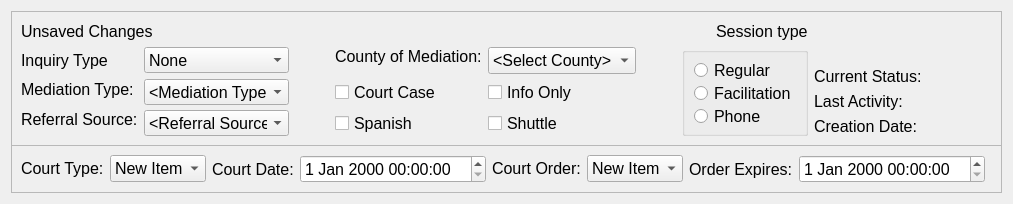
<?xml version="1.0" encoding="UTF-8"?>
<ui version="4.0">
 <class>MediationProcessStatusForm</class>
 <widget class="QWidget" name="MediationProcessStatusForm">
  <property name="geometry">
   <rect>
    <x>0</x>
    <y>0</y>
    <width>1013</width>
    <height>204</height>
   </rect>
  </property>
  <property name="sizePolicy">
   <sizepolicy hsizetype="Preferred" vsizetype="Preferred">
    <horstretch>0</horstretch>
    <verstretch>0</verstretch>
   </sizepolicy>
  </property>
  <property name="minimumSize">
   <size>
    <width>0</width>
    <height>150</height>
   </size>
  </property>
  <property name="maximumSize">
   <size>
    <width>16777215</width>
    <height>208</height>
   </size>
  </property>
  <property name="font">
   <font>
    <pointsize>12</pointsize>
   </font>
  </property>
  <property name="windowTitle">
   <string>Form</string>
  </property>
  <layout class="QVBoxLayout" name="verticalLayout_3">
   <item>
    <widget class="QFrame" name="summaryFrame">
     <property name="sizePolicy">
      <sizepolicy hsizetype="Preferred" vsizetype="Fixed">
       <horstretch>0</horstretch>
       <verstretch>0</verstretch>
      </sizepolicy>
     </property>
     <property name="minimumSize">
      <size>
       <width>0</width>
       <height>135</height>
      </size>
     </property>
     <property name="maximumSize">
      <size>
       <width>16777215</width>
       <height>135</height>
      </size>
     </property>
     <property name="frameShape">
      <enum>QFrame::StyledPanel</enum>
     </property>
     <property name="frameShadow">
      <enum>QFrame::Raised</enum>
     </property>
     <layout class="QHBoxLayout" name="horizontalLayout_2">
      <item>
       <layout class="QVBoxLayout" name="verticalLayout">
        <item>
         <layout class="QHBoxLayout" name="horizontalLayout_4">
          <item>
           <widget class="QLabel" name="saveStatusLabel">
            <property name="sizePolicy">
             <sizepolicy hsizetype="Preferred" vsizetype="Fixed">
              <horstretch>0</horstretch>
              <verstretch>0</verstretch>
             </sizepolicy>
            </property>
            <property name="maximumSize">
             <size>
              <width>16777215</width>
              <height>49</height>
             </size>
            </property>
            <property name="text">
             <string>Unsaved Changes</string>
            </property>
            <property name="wordWrap">
             <bool>true</bool>
            </property>
           </widget>
          </item>
          <item>
           <spacer name="horizontalSpacer_2">
            <property name="orientation">
             <enum>Qt::Horizontal</enum>
            </property>
            <property name="sizeHint" stdset="0">
             <size>
              <width>40</width>
              <height>20</height>
             </size>
            </property>
           </spacer>
          </item>
          <item>
           <widget class="QLabel" name="label_2">
            <property name="text">
             <string>Session type</string>
            </property>
           </widget>
          </item>
         </layout>
        </item>
        <item>
         <layout class="QHBoxLayout" name="horizontalLayout_3">
          <item>
           <layout class="QFormLayout" name="inquiryLayout">
            <property name="fieldGrowthPolicy">
             <enum>QFormLayout::AllNonFixedFieldsGrow</enum>
            </property>
            <item row="0" column="0">
             <widget class="QLabel" name="label">
              <property name="text">
               <string>Inquiry Type</string>
              </property>
             </widget>
            </item>
            <item row="0" column="1">
             <widget class="QComboBox" name="inquiryTypeComboBox">
              <item>
               <property name="text">
                <string>None</string>
               </property>
              </item>
              <item>
               <property name="text">
                <string>Phone</string>
               </property>
              </item>
              <item>
               <property name="text">
                <string>New Item</string>
               </property>
              </item>
              <item>
               <property name="text">
                <string>New Item</string>
               </property>
              </item>
              <item>
               <property name="text">
                <string>New Item</string>
               </property>
              </item>
             </widget>
            </item>
            <item row="1" column="0">
             <widget class="QLabel" name="_conflictLabel">
              <property name="sizePolicy">
               <sizepolicy hsizetype="Preferred" vsizetype="Fixed">
                <horstretch>0</horstretch>
                <verstretch>0</verstretch>
               </sizepolicy>
              </property>
              <property name="minimumSize">
               <size>
                <width>0</width>
                <height>20</height>
               </size>
              </property>
              <property name="font">
               <font>
                <pointsize>12</pointsize>
               </font>
              </property>
              <property name="text">
               <string>Mediation Type:</string>
              </property>
             </widget>
            </item>
            <item row="1" column="1">
             <widget class="QComboBox" name="conflictComboBox">
              <property name="sizePolicy">
               <sizepolicy hsizetype="MinimumExpanding" vsizetype="Fixed">
                <horstretch>0</horstretch>
                <verstretch>0</verstretch>
               </sizepolicy>
              </property>
              <property name="minimumSize">
               <size>
                <width>0</width>
                <height>26</height>
               </size>
              </property>
              <property name="maximumSize">
               <size>
                <width>145</width>
                <height>16777215</height>
               </size>
              </property>
              <property name="font">
               <font>
                <pointsize>12</pointsize>
               </font>
              </property>
              <item>
               <property name="text">
                <string>&lt;Mediation Type&gt;</string>
               </property>
              </item>
              <item>
               <property name="text">
                <string>Consumer/Merchant</string>
               </property>
              </item>
              <item>
               <property name="text">
                <string>Family</string>
               </property>
              </item>
              <item>
               <property name="text">
                <string>Neighborhood</string>
               </property>
              </item>
              <item>
               <property name="text">
                <string>Parenting Plan</string>
               </property>
              </item>
              <item>
               <property name="text">
                <string>Property/Business</string>
               </property>
              </item>
              <item>
               <property name="text">
                <string>Parent/Teen</string>
               </property>
              </item>
              <item>
               <property name="text">
                <string>Small Claims</string>
               </property>
              </item>
              <item>
               <property name="text">
                <string>Tenant/Landlord</string>
               </property>
              </item>
              <item>
               <property name="text">
                <string>Victim/Offender</string>
               </property>
              </item>
              <item>
               <property name="text">
                <string>Workplace</string>
               </property>
              </item>
              <item>
               <property name="text">
                <string>Other</string>
               </property>
              </item>
             </widget>
            </item>
            <item row="2" column="0">
             <widget class="QLabel" name="_referralLabel">
              <property name="sizePolicy">
               <sizepolicy hsizetype="Preferred" vsizetype="Fixed">
                <horstretch>0</horstretch>
                <verstretch>0</verstretch>
               </sizepolicy>
              </property>
              <property name="font">
               <font>
                <pointsize>12</pointsize>
               </font>
              </property>
              <property name="text">
               <string>Referral Source:</string>
              </property>
             </widget>
            </item>
            <item row="2" column="1">
             <widget class="QComboBox" name="referralComboBox">
              <property name="sizePolicy">
               <sizepolicy hsizetype="MinimumExpanding" vsizetype="Fixed">
                <horstretch>0</horstretch>
                <verstretch>0</verstretch>
               </sizepolicy>
              </property>
              <property name="maximumSize">
               <size>
                <width>145</width>
                <height>16777215</height>
               </size>
              </property>
              <property name="font">
               <font>
                <pointsize>12</pointsize>
               </font>
              </property>
              <item>
               <property name="text">
                <string>&lt;Referral Source&gt;</string>
               </property>
              </item>
              <item>
               <property name="text">
                <string>Family/Friend</string>
               </property>
              </item>
              <item>
               <property name="text">
                <string>Attorney</string>
               </property>
              </item>
              <item>
               <property name="text">
                <string>Legal Services</string>
               </property>
              </item>
              <item>
               <property name="text">
                <string>Return Client</string>
               </property>
              </item>
              <item>
               <property name="text">
                <string>Private Agency</string>
               </property>
              </item>
              <item>
               <property name="text">
                <string>Courts</string>
               </property>
              </item>
              <item>
               <property name="text">
                <string>Court Solicited</string>
               </property>
              </item>
              <item>
               <property name="text">
                <string>Law Enforcement</string>
               </property>
              </item>
              <item>
               <property name="text">
                <string>DCFS JJC Govt Agency</string>
               </property>
              </item>
              <item>
               <property name="text">
                <string>Attorney Generals Office</string>
               </property>
              </item>
              <item>
               <property name="text">
                <string>Presentation Training</string>
               </property>
              </item>
              <item>
               <property name="text">
                <string>Advertising</string>
               </property>
              </item>
              <item>
               <property name="text">
                <string>Phonebook</string>
               </property>
              </item>
              <item>
               <property name="text">
                <string>Internet</string>
               </property>
              </item>
              <item>
               <property name="text">
                <string>Other/None</string>
               </property>
              </item>
             </widget>
            </item>
           </layout>
          </item>
          <item>
           <spacer name="horizontalSpacer_4">
            <property name="orientation">
             <enum>Qt::Horizontal</enum>
            </property>
            <property name="sizeHint" stdset="0">
             <size>
              <width>40</width>
              <height>20</height>
             </size>
            </property>
           </spacer>
          </item>
          <item>
           <layout class="QFormLayout" name="formLayoutCol1">
            <property name="sizeConstraint">
             <enum>QLayout::SetNoConstraint</enum>
            </property>
            <property name="fieldGrowthPolicy">
             <enum>QFormLayout::FieldsStayAtSizeHint</enum>
            </property>
            <item row="0" column="0">
             <widget class="QLabel" name="_countyLabel">
              <property name="sizePolicy">
               <sizepolicy hsizetype="Preferred" vsizetype="Fixed">
                <horstretch>0</horstretch>
                <verstretch>0</verstretch>
               </sizepolicy>
              </property>
              <property name="font">
               <font>
                <pointsize>12</pointsize>
               </font>
              </property>
              <property name="text">
               <string>County of Mediation:</string>
              </property>
             </widget>
            </item>
            <item row="0" column="1">
             <widget class="QComboBox" name="countyComboBox">
              <property name="maximumSize">
               <size>
                <width>165</width>
                <height>16777215</height>
               </size>
              </property>
              <property name="font">
               <font>
                <pointsize>12</pointsize>
               </font>
              </property>
              <item>
               <property name="text">
                <string>&lt;Select County&gt;</string>
               </property>
              </item>
              <item>
               <property name="text">
                <string>New Item</string>
               </property>
              </item>
              <item>
               <property name="text">
                <string>Franklin</string>
               </property>
              </item>
              <item>
               <property name="text">
                <string>Benton</string>
               </property>
              </item>
              <item>
               <property name="text">
                <string>Grant</string>
               </property>
              </item>
              <item>
               <property name="text">
                <string>Adams</string>
               </property>
              </item>
              <item>
               <property name="text">
                <string>Other</string>
               </property>
              </item>
             </widget>
            </item>
            <item row="1" column="0">
             <widget class="QCheckBox" name="courtCheckBox">
              <property name="text">
               <string>Court Case</string>
              </property>
             </widget>
            </item>
            <item row="1" column="1">
             <widget class="QCheckBox" name="infoOnlyCheckBox">
              <property name="text">
               <string>Info Only</string>
              </property>
             </widget>
            </item>
            <item row="2" column="0">
             <widget class="QCheckBox" name="spanishCheckBox">
              <property name="text">
               <string>Spanish</string>
              </property>
             </widget>
            </item>
            <item row="2" column="1">
             <widget class="QCheckBox" name="shuttleCheckBox">
              <property name="text">
               <string>Shuttle</string>
              </property>
             </widget>
            </item>
           </layout>
          </item>
          <item>
           <spacer name="horizontalSpacer_5">
            <property name="orientation">
             <enum>Qt::Horizontal</enum>
            </property>
            <property name="sizeHint" stdset="0">
             <size>
              <width>40</width>
              <height>20</height>
             </size>
            </property>
           </spacer>
          </item>
          <item>
           <widget class="QGroupBox" name="groupBox">
            <property name="title">
             <string/>
            </property>
            <layout class="QVBoxLayout" name="verticalLayout_2">
             <item>
              <widget class="QRadioButton" name="regularRadioButton">
               <property name="text">
                <string>Regular</string>
               </property>
              </widget>
             </item>
             <item>
              <widget class="QRadioButton" name="facilitationRadioButton">
               <property name="text">
                <string>Facilitation</string>
               </property>
              </widget>
             </item>
             <item>
              <widget class="QRadioButton" name="phoneRadioButton">
               <property name="text">
                <string>Phone</string>
               </property>
              </widget>
             </item>
            </layout>
           </widget>
          </item>
         </layout>
        </item>
       </layout>
      </item>
      <item>
       <layout class="QFormLayout" name="formLayout_2">
        <item row="3" column="1">
         <widget class="QLabel" name="lastActivityDisplayLabel">
          <property name="sizePolicy">
           <sizepolicy hsizetype="Preferred" vsizetype="Fixed">
            <horstretch>0</horstretch>
            <verstretch>0</verstretch>
           </sizepolicy>
          </property>
          <property name="font">
           <font>
            <pointsize>12</pointsize>
           </font>
          </property>
          <property name="text">
           <string>&lt;date&gt;</string>
          </property>
         </widget>
        </item>
        <item row="3" column="0">
         <widget class="QLabel" name="lastActivityLabel">
          <property name="sizePolicy">
           <sizepolicy hsizetype="Preferred" vsizetype="Fixed">
            <horstretch>0</horstretch>
            <verstretch>0</verstretch>
           </sizepolicy>
          </property>
          <property name="font">
           <font>
            <pointsize>12</pointsize>
           </font>
          </property>
          <property name="text">
           <string>Last Activity:</string>
          </property>
         </widget>
        </item>
        <item row="4" column="0">
         <widget class="QLabel" name="_creationLabel">
          <property name="sizePolicy">
           <sizepolicy hsizetype="Preferred" vsizetype="Fixed">
            <horstretch>0</horstretch>
            <verstretch>0</verstretch>
           </sizepolicy>
          </property>
          <property name="font">
           <font>
            <pointsize>12</pointsize>
           </font>
          </property>
          <property name="text">
           <string>Creation Date:</string>
          </property>
         </widget>
        </item>
        <item row="4" column="1">
         <widget class="QLabel" name="createdDateLabel">
          <property name="sizePolicy">
           <sizepolicy hsizetype="Preferred" vsizetype="Fixed">
            <horstretch>0</horstretch>
            <verstretch>0</verstretch>
           </sizepolicy>
          </property>
          <property name="font">
           <font>
            <pointsize>12</pointsize>
           </font>
          </property>
          <property name="text">
           <string>&lt;date&gt;</string>
          </property>
         </widget>
        </item>
        <item row="2" column="0" colspan="2">
         <widget class="QLabel" name="currentStatusLabel">
          <property name="sizePolicy">
           <sizepolicy hsizetype="Preferred" vsizetype="Fixed">
            <horstretch>0</horstretch>
            <verstretch>0</verstretch>
           </sizepolicy>
          </property>
          <property name="font">
           <font>
            <pointsize>12</pointsize>
           </font>
          </property>
          <property name="text">
           <string>Current Status:</string>
          </property>
         </widget>
        </item>
        <item row="1" column="0">
         <spacer name="verticalSpacer">
          <property name="orientation">
           <enum>Qt::Vertical</enum>
          </property>
          <property name="sizeHint" stdset="0">
           <size>
            <width>20</width>
            <height>40</height>
           </size>
          </property>
         </spacer>
        </item>
       </layout>
      </item>
      <item>
       <spacer name="horizontalSpacer">
        <property name="orientation">
         <enum>Qt::Horizontal</enum>
        </property>
        <property name="sizeHint" stdset="0">
         <size>
          <width>36</width>
          <height>20</height>
         </size>
        </property>
       </spacer>
      </item>
     </layout>
    </widget>
   </item>
   <item>
    <widget class="QFrame" name="courtRow_3">
     <property name="sizePolicy">
      <sizepolicy hsizetype="Preferred" vsizetype="Fixed">
       <horstretch>0</horstretch>
       <verstretch>0</verstretch>
      </sizepolicy>
     </property>
     <property name="frameShape">
      <enum>QFrame::StyledPanel</enum>
     </property>
     <property name="frameShadow">
      <enum>QFrame::Raised</enum>
     </property>
     <layout class="QHBoxLayout" name="horizontalLayout">
      <item>
       <layout class="QFormLayout" name="formLayout_6">
        <property name="fieldGrowthPolicy">
         <enum>QFormLayout::AllNonFixedFieldsGrow</enum>
        </property>
        <item row="0" column="0">
         <layout class="QFormLayout" name="formLayout_3">
          <property name="fieldGrowthPolicy">
           <enum>QFormLayout::AllNonFixedFieldsGrow</enum>
          </property>
          <item row="0" column="1">
           <widget class="QComboBox" name="courtTypeComboBox">
            <item>
             <property name="text">
              <string>New Item</string>
             </property>
            </item>
            <item>
             <property name="text">
              <string>New Item</string>
             </property>
            </item>
            <item>
             <property name="text">
              <string>New Item</string>
             </property>
            </item>
            <item>
             <property name="text">
              <string>New Item</string>
             </property>
            </item>
            <item>
             <property name="text">
              <string>New Item</string>
             </property>
            </item>
           </widget>
          </item>
          <item row="0" column="0">
           <widget class="QLabel" name="_courtTypeLabel">
            <property name="text">
             <string>Court Type:</string>
            </property>
           </widget>
          </item>
         </layout>
        </item>
        <item row="0" column="1">
         <layout class="QFormLayout" name="formLayout">
          <item row="0" column="1">
           <widget class="QDateTimeEdit" name="courDateTimeEdit"/>
          </item>
          <item row="0" column="0">
           <widget class="QLabel" name="_courtDateLabel">
            <property name="text">
             <string>Court Date:</string>
            </property>
           </widget>
          </item>
         </layout>
        </item>
       </layout>
      </item>
      <item>
       <layout class="QFormLayout" name="formLayout_7">
        <item row="0" column="0">
         <layout class="QFormLayout" name="formLayout_5">
          <property name="fieldGrowthPolicy">
           <enum>QFormLayout::FieldsStayAtSizeHint</enum>
          </property>
          <item row="0" column="1">
           <widget class="QComboBox" name="courtOrderComboBox">
            <item>
             <property name="text">
              <string>New Item</string>
             </property>
            </item>
            <item>
             <property name="text">
              <string>New Item</string>
             </property>
            </item>
            <item>
             <property name="text">
              <string>New Item</string>
             </property>
            </item>
            <item>
             <property name="text">
              <string>New Item</string>
             </property>
            </item>
           </widget>
          </item>
          <item row="0" column="0">
           <widget class="QLabel" name="_courtOrderLabel">
            <property name="text">
             <string>Court Order:</string>
            </property>
           </widget>
          </item>
         </layout>
        </item>
        <item row="0" column="1">
         <layout class="QFormLayout" name="formLayout_4">
          <item row="0" column="0">
           <widget class="QLabel" name="courtOrderLabel">
            <property name="text">
             <string>Order Expires:</string>
            </property>
           </widget>
          </item>
          <item row="0" column="1">
           <widget class="QDateTimeEdit" name="expirationDateTimeEdit"/>
          </item>
         </layout>
        </item>
       </layout>
      </item>
      <item>
       <spacer name="horizontalSpacer_3">
        <property name="orientation">
         <enum>Qt::Horizontal</enum>
        </property>
        <property name="sizeHint" stdset="0">
         <size>
          <width>40</width>
          <height>20</height>
         </size>
        </property>
       </spacer>
      </item>
     </layout>
    </widget>
   </item>
  </layout>
 </widget>
 <resources/>
 <connections/>
</ui>
